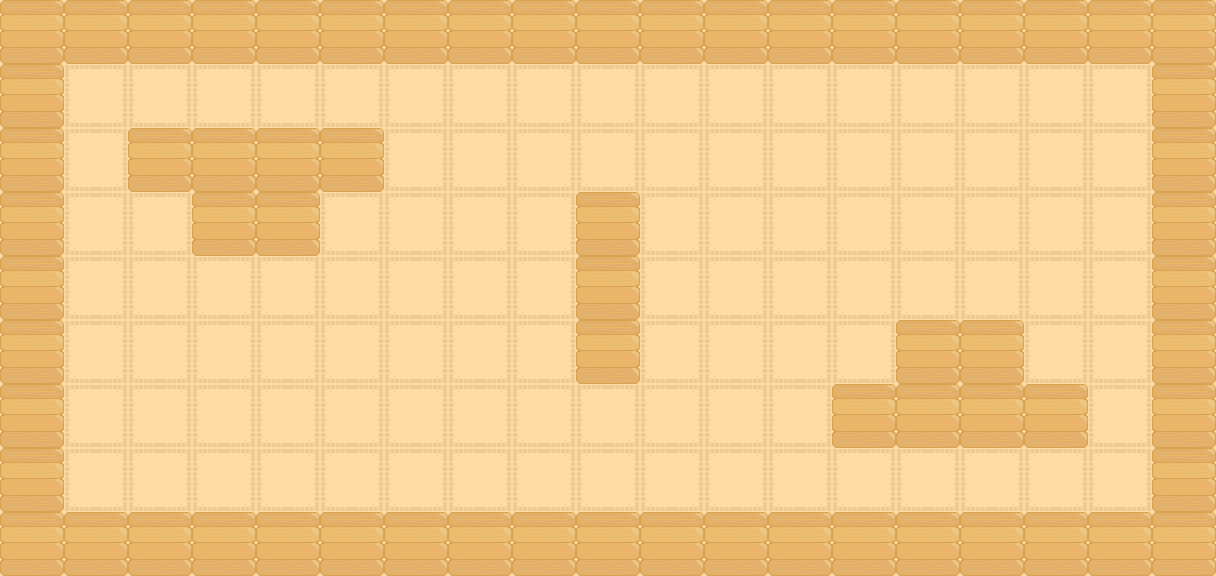

A level layout from a 2D game, rendered from its tile map. Below: a short description, then the map file with its tile-grid data intact:
An orthogonal 19x9 tile map with 64x64 px tiles, 3 tile layers (floor, wall1, wall2), 2 tilesets.

<map version="1.10" tiledversion="1.11.0" orientation="orthogonal" renderorder="right-down" width="19" height="9" tilewidth="64" tileheight="64" infinite="0" nextlayerid="4" nextobjectid="1">
 <tileset firstgid="1" source="../floor.tsx" />
 <tileset firstgid="2" source="../wall.tsx" />
 <layer id="1" name="floor" width="19" height="9">
  <data encoding="csv">
1,1,1,1,1,1,1,1,1,1,1,1,1,1,1,1,1,1,1,
1,1,1,1,1,1,1,1,1,1,1,1,1,1,1,1,1,1,1,
1,1,1,1,1,1,1,1,1,1,1,1,1,1,1,1,1,1,1,
1,1,1,1,1,1,1,1,1,1,1,1,1,1,1,1,1,1,1,
1,1,1,1,1,1,1,1,1,1,1,1,1,1,1,1,1,1,1,
1,1,1,1,1,1,1,1,1,1,1,1,1,1,1,1,1,1,1,
1,1,1,1,1,1,1,1,1,1,1,1,1,1,1,1,1,1,1,
1,1,1,1,1,1,1,1,1,1,1,1,1,1,1,1,1,1,1,
1,1,1,1,1,1,1,1,1,1,1,1,1,1,1,1,1,1,1
</data>
 </layer>
 <layer id="2" name="wall1" width="19" height="9">
  <data encoding="csv">
2,2,2,2,2,2,2,2,2,2,2,2,2,2,2,2,2,2,2,
2,0,0,0,0,0,0,0,0,0,0,0,0,0,0,0,0,0,2,
2,0,2,2,2,2,0,0,0,0,0,0,0,0,0,0,0,0,2,
2,0,0,2,2,0,0,0,0,2,0,0,0,0,0,0,0,0,2,
2,0,0,0,0,0,0,0,0,2,0,0,0,0,0,0,0,0,2,
2,0,0,0,0,0,0,0,0,2,0,0,0,0,2,2,0,0,2,
2,0,0,0,0,0,0,0,0,0,0,0,0,2,2,2,2,0,2,
2,0,0,0,0,0,0,0,0,0,0,0,0,0,0,0,0,0,2,
2,2,2,2,2,2,2,2,2,2,2,2,2,2,2,2,2,2,2
</data>
 </layer>
 <layer id="3" name="wall2" width="19" height="9">
  <data encoding="csv">
0,0,0,0,0,0,0,0,0,0,0,0,0,0,0,0,0,0,0,
0,0,0,0,0,0,0,0,0,0,0,0,0,0,0,0,0,0,0,
0,0,0,0,0,0,0,0,0,0,0,0,0,0,0,0,0,0,0,
0,0,0,0,0,0,0,0,0,0,0,0,0,0,0,0,0,0,0,
0,0,0,0,0,0,0,0,0,0,0,0,0,0,0,0,0,0,0,
0,0,0,0,0,0,0,0,0,0,0,0,0,0,0,0,0,0,0,
0,0,0,0,0,0,0,0,0,0,0,0,0,0,0,0,0,0,0,
0,0,0,0,0,0,0,0,0,0,0,0,0,0,0,0,0,0,0,
0,0,0,0,0,0,0,0,0,0,0,0,0,0,0,0,0,0,0
</data>
 </layer>
</map>
